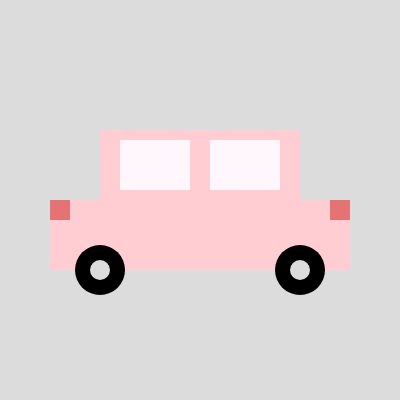
Frame 1 (no input)
Frame 60 (no input): identical to frame 1, image omitted
Frame 120 (the mouse pressed at the canvas centre since frame 60): identical to frame 1, image omitted

The p5.js sketch that drew this single still picture (run headless with seeded random() and noise() and a simulated clock; from frame 60 on, the mouse is pressed at the canvas centre):

// p5.js sketch
// ── sketch.js
//ACT 1 - Car
//Create your own car using different shape modes and styles. You can color according to your preference.

//size of canvas
function setup() {
  createCanvas(400, 400); //should be capitalized, else there'll be an error
  noStroke(); //removes strokes
}

//area of drawing
function draw() {
  background(220); //if there's one value, then the color is white
  //three colors show RGB values
  
  //MAKING A CAR
  
  //body of the car
  //color
  fill (255, 205, 210);
  //rectangle function - rect (x, y, width, height)
  rect (50, 200, 300, 70); //values of sizes are placed inside
  rect (100, 130, 200, 70);
  
  //windows
//rectangle inside rectangle
  fill ("#FFF7FC");
  rect (120, 140, 70, 50);
  rect (210, 140, 70, 50);
  
  //headlights
  fill (229, 115, 115);
  rect (50, 200, 20, 20);
  rect (330, 200, 20, 20);
  
  //wheels
  fill (0, 0, 0); 
  //ellipse (x, y, width, height) - width and height should be same to make a circle
  ellipse (100, 270, 50,50); 
  ellipse (300, 270, 50, 50);
  
  //circle inside circle - x, y values should be same - values must be smaller
  fill (220);
  ellipse (300, 270, 20, 20);
  ellipse (100, 270, 20, 20);
}
